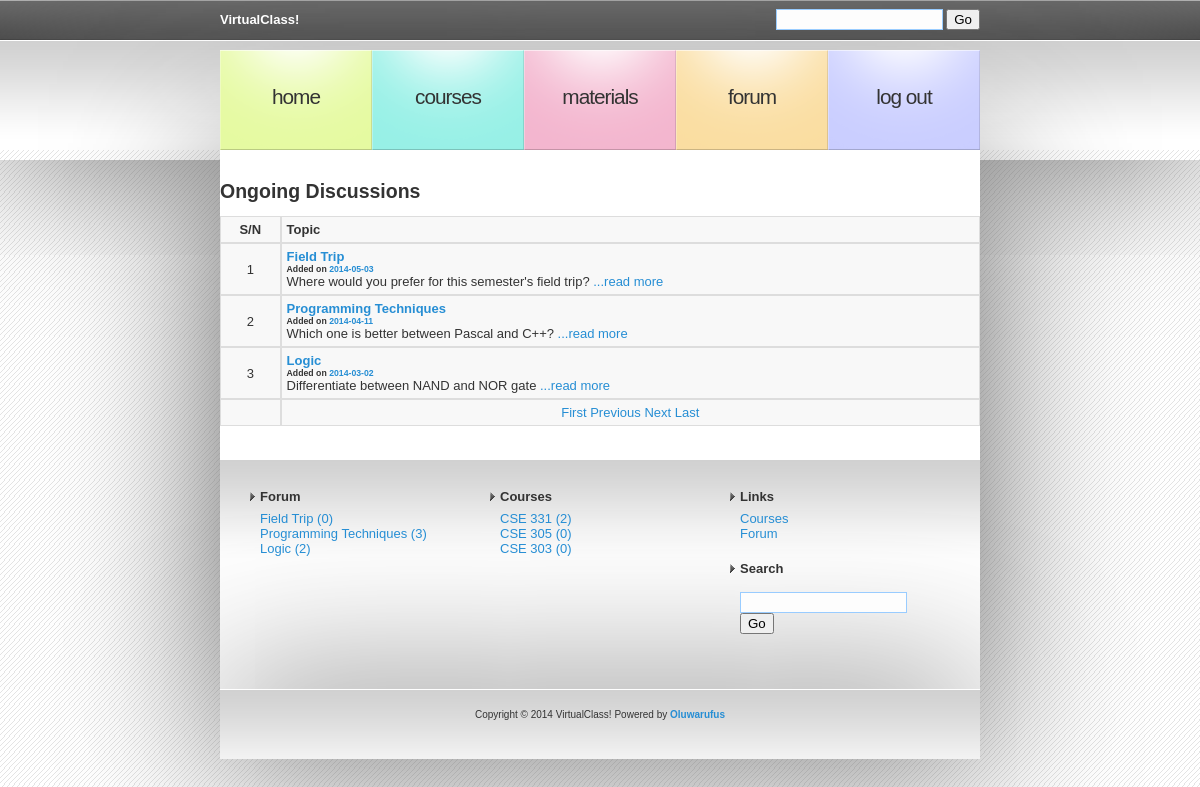
Screenshot of /forum.php (signed in) with the database file from the repository.
### tables this page shows
CREATE TABLE IF NOT EXISTS `blg_topic_tbl` (
  `id_top` int(11) NOT NULL AUTO_INCREMENT,
  `id_usr_top` int(11) NOT NULL,
  `title_top` varchar(100) NOT NULL DEFAULT '',
  `desc_top` text NOT NULL,
  `date_top` varchar(50) NOT NULL,
  PRIMARY KEY (`id_top`)
);

CREATE TABLE IF NOT EXISTS `course_tbl` (
  `id_crs` int(11) NOT NULL AUTO_INCREMENT,
  `title_crs` varchar(255) NOT NULL,
  `code_crs` varchar(255) NOT NULL,
  `unit_crs` int(11) NOT NULL,
  `lect_inc_id` varchar(255) NOT NULL,
  `desc_crs` varchar(255) NOT NULL,
  `app_level_crs` varchar(20) NOT NULL,
  PRIMARY KEY (`id_crs`)
);

### Connections/mycxn.php (called while the page is built, shortened)
<?php
$hostname_mycxn = "127.0.0.1";
$username_mycxn = "root";
$password_mycxn = "";
$mycxn = mysql_pconnect($hostname_mycxn, $username_mycxn, $password_mycxn) or trigger_error(mysql_error(),E_USER_ERROR);
if (!function_exists("GetSQLValueString")) {
function GetSQLValueString($theValue, $theType, $theDefinedValue = "", $theNotDefinedValue = "")
{
  $theValue = function_exists("mysql_real_escape_string") ? mysql_real_escape_string($theValue) : mysql_escape_string($theValue);
  switch ($theType) {
    case "text":
      $theValue = ($theValue != "") ? "'" . $theValue . "'" : "NULL";
      break;
  }
  return $theValue;
}
}
if (isset($_SESSION['lvl']) || isset($_SESSION['usr_lct'])) {
$q_subj= @sprintf("SELECT id_crs,code_crs,title_crs FROM course_tbl WHERE app_level_crs = %s OR lect_inc_id = %s", GetSQLValueString($_SESSION['lvl'], "text"), GetSQLValueString($_SESSION['usr_lct'], "text"));
			$q_subj = mysql_query($q_subj)or die(mysql_error());
			$r_subj = mysql_fetch_array($q_subj);
		$query_forum = "SELECT * FROM blg_topic_tbl ORDER BY date_top DESC";
		$rs_forum = mysql_query($query_forum, $mycxn) or die(mysql_error());
}
?>

### forum.php (the view, shortened to what this page needs)
<?php require_once('Connections/mycxn.php'); ?>
<?php
$currentPage = $_SERVER["PHP_SELF"];
$maxRows_rs_forum_posts = 5;
$pageNum_rs_forum_posts = 0;
$startRow_rs_forum_posts = $pageNum_rs_forum_posts * $maxRows_rs_forum_posts;
$query_rs_forum_posts = "SELECT * FROM blg_topic_tbl ORDER BY date_top DESC";
$query_limit_rs_forum_posts = sprintf("%s LIMIT %d, %d", $query_rs_forum_posts, $startRow_rs_forum_posts, $maxRows_rs_forum_posts);
$rs_forum_posts = mysql_query($query_limit_rs_forum_posts, $mycxn) or die(mysql_error());
$row_rs_forum_posts = mysql_fetch_assoc($rs_forum_posts);
if (isset($_GET['totalRows_rs_forum_posts'])) {
  $totalRows_rs_forum_posts = $_GET['totalRows_rs_forum_posts'];
} else {
  $all_rs_forum_posts = mysql_query($query_rs_forum_posts);
  $totalRows_rs_forum_posts = mysql_num_rows($all_rs_forum_posts);
}
$totalPages_rs_forum_posts = ceil($totalRows_rs_forum_posts/$maxRows_rs_forum_posts)-1;
$queryString_rs_forum_posts = "";
$queryString_rs_forum_posts = sprintf("&totalRows_rs_forum_posts=%d%s", $totalRows_rs_forum_posts, $queryString_rs_forum_posts);
?>
<!DOCTYPE html PUBLIC "-//W3C//DTD XHTML 1.0 Strict//EN" "http://www.w3.org/TR/xhtml1/DTD/xhtml1-strict.dtd">
<html xmlns="http://www.w3.org/1999/xhtml">
<head>
<link href="images/default.css" rel="stylesheet" type="text/css" />
</head>
<body>
<?php include('Connections/header_menu.inc'); ?>
<div id="content">
  <div id="colOne">
    <h2 class="title">Ongoing Discussions</h2>
      <?php if ($totalRows_rs_forum_posts > 0) {  ?>
    <table width="100%" border="0" cellpadding="0" cellspacing="0">
      <tr>
        <th>S/N</th>
        <th align="left">Topic</th>
      </tr>
      <?php $i=1; do { ?>
      <tr>
        <td align="center"><?php echo $i++; ?></td>
        <td><a href="view_post.php?id=<?php echo $row_rs_forum_posts['id_top']; ?>"><strong><?php echo $row_rs_forum_posts['title_top']; ?></strong></a>
          <h6>Added on <a href="#"><?php echo $row_rs_forum_posts['date_top']; ?></a></h6>
          <?php echo substr($row_rs_forum_posts['desc_top'], 0, 150); ?> <a href="view_post.php?id=<?php echo $row_rs_forum_posts['id_top']; ?>">...read more</a></td>
      </tr>
      <?php } while ($row_rs_forum_posts = mysql_fetch_assoc($rs_forum_posts)); ?>
      <tr>
        <td align="right"></td>
        <td align="center"><a href="<?php printf("%s?pageNum_rs_forum_posts=%d%s", $currentPage, 0, $queryString_rs_forum_posts); ?>">First</a> <a href="<?php printf("%s?pageNum_rs_forum_posts=%d%s", $currentPage, max(0, $pageNum_rs_forum_posts - 1), $queryString_rs_forum_posts); ?>">Previous</a> <a href="<?php printf("%s?pageNum_rs_forum_posts=%d%s", $currentPage, min($totalPages_rs_forum_posts, $pageNum_rs_forum_posts + 1), $queryString_rs_forum_posts); ?>">Next</a> <a href="<?php printf("%s?pageNum_rs_forum_posts=%d%s", $currentPage, $totalPages_rs_forum_posts, $queryString_rs_forum_posts); ?>">Last</a></td>
      </tr>
    </table>
    <?php } else echo "<strong>OOPS!!! </strong>No ongoing discussion. Kindly start a topic or check back later. Thanks";  ?>
  </div>
  <?php include('Connections/footer_menu.inc'); ?>
</div></body>
</html>

### Connections/footer_menu.inc
<div id="colTwo">
    <ul>
      <li>
        <h2>Forum</h2>
        <ul>
        <?php while ($array_forum = mysql_fetch_assoc($rs_forum)) { ?>
          <li><a href="view_post.php?id=<?php echo $array_forum['id_top']; ?>"><?php echo substr($array_forum['title_top'], 0, 25);
			$q_cnt= sprintf("SELECT * FROM blg_comment_tbl WHERE idart_com = %s", GetSQLValueString($array_forum['id_top'], "text"));	mysql_select_db($database_mycxn, $mycxn); $q_cnt = mysql_query($q_cnt, $mycxn)or die(mysql_error());
			echo " (".mysql_num_rows($q_cnt).")";  ?></a></li>	<?php } ;  ?>
        </ul>
      </li>
      <li>
        <h2>Courses</h2>
        <ul>
        <?php
		 do { ?>
          <li><a href="crs_lessons.php?crs=<?php echo $r_subj['id_crs']; ?>"><?php echo $r_subj['code_crs']; ?>
          <?php  $q_count= sprintf("SELECT * FROM lesson_tbl WHERE course_id_lssn = %s", GetSQLValueString($r_subj['id_crs'], "text")); mysql_select_db($database_mycxn, $mycxn);
			$q_count = mysql_query($q_count, $mycxn)or die(mysql_error());
			echo "(".mysql_num_rows($q_count).")"; ?></a>
          </li>
		 <?php } while ($r_subj = mysql_fetch_assoc($q_subj));  ?>
        </ul>
      </li>
      <li>
        <h2>Links</h2>
  	<ul>
    	<li><a href="courses.php">Courses</a></li>
    	<li><a href="forum.php">Forum</a></li>
  	</ul>
      </li>
      <li>
        <h2>Search</h2>
        <form method="get" action="#">
          <div>
            <input type="text" id="textfield1" name="textfield1" value="" size="18" />
            <input type="submit" id="submit1" name="submit1" value="Go" />
          </div>
        </form>
      </li>
    </ul>
    <div style="clear: both;">&nbsp;</div>
  </div>
  </div>
<div id="footer">
  <p>Copyright &copy; 2014 VirtualClass! Powered by <a href="http://www.oluwarufus.com/"><strong>Oluwarufus</strong></a></p>
</div>

### images/default.css (style rules this page uses)
body { margin: 0; padding: 0; font: normal small "Trebuchet MS", Arial, Helvetica, sans-serif; color: #333; background-image: url(bgcode.gif); }
h1, h2, h3, h4, h5, h6, form { margin: 0; padding: 0; }
p, ul, ol, blockquote { margin-top: 0; }
p { padding-left:5px; padding-right: 5px; }
a { color: #268ED4; text-decoration: none; }
#content { width: 760px; margin: 0 auto; padding: 20px 0 0 0; background-color:#fff; box-shadow: #666 0px 0px 150px; }
#colOne { padding-bottom: 20px; }
#colTwo { padding: 20px; background: url(img02.gif) repeat-x; }
#colTwo ul { margin: 0; padding: 0; list-style: none; }
#colTwo li, #colTwo form { padding: 10px; }
#colTwo li { display: block; float: left; width: 220px; }
#colTwo li li { display: list-item; float: none; padding: 0 0 0 10px; }
#colTwo h2 { margin: 0 0 .5em 0; padding: 0 0 0 10px; background: url(img15.gif) no-repeat left center; font-size: 1em; }
#footer { width: 720px; height: 30px; padding: 20px; background: url(img02.gif) repeat-x; margin-top: 0; margin-right: auto; margin-bottom: 0; margin-left: auto; box-shadow: #666 0px 0px 150px; }
#footer p { text-align: center; font-size: x-small; }
input[type="text"],input[type="password"] { border:1px solid #9CF; padding:2px; background-color:#fdfdfd; }
table { background-color:#f8f8f8; }
td, th { border: 1px solid #dddddd; padding:5px }

### rows the page displays
blg_topic_tbl: title_top "Field Trip", date_top "2014-05-03", desc_top "Where would you prefer for this semester's field trip?", mysql_num_rows($q_cnt) "0"
blg_topic_tbl: title_top "Programming Techniques", date_top "2014-04-11", desc_top "Which one is better between Pascal and C++?", mysql_num_rows($q_cnt) "3"
blg_topic_tbl: title_top "Logic", date_top "2014-03-02", desc_top "Differentiate between NAND and NOR gate", mysql_num_rows($q_cnt) "2"
course_tbl: code_crs "CSE 331", mysql_num_rows($q_count) "2"
course_tbl: code_crs "CSE 305", mysql_num_rows($q_count) "0"
course_tbl: code_crs "CSE 303", mysql_num_rows($q_count) "0"
